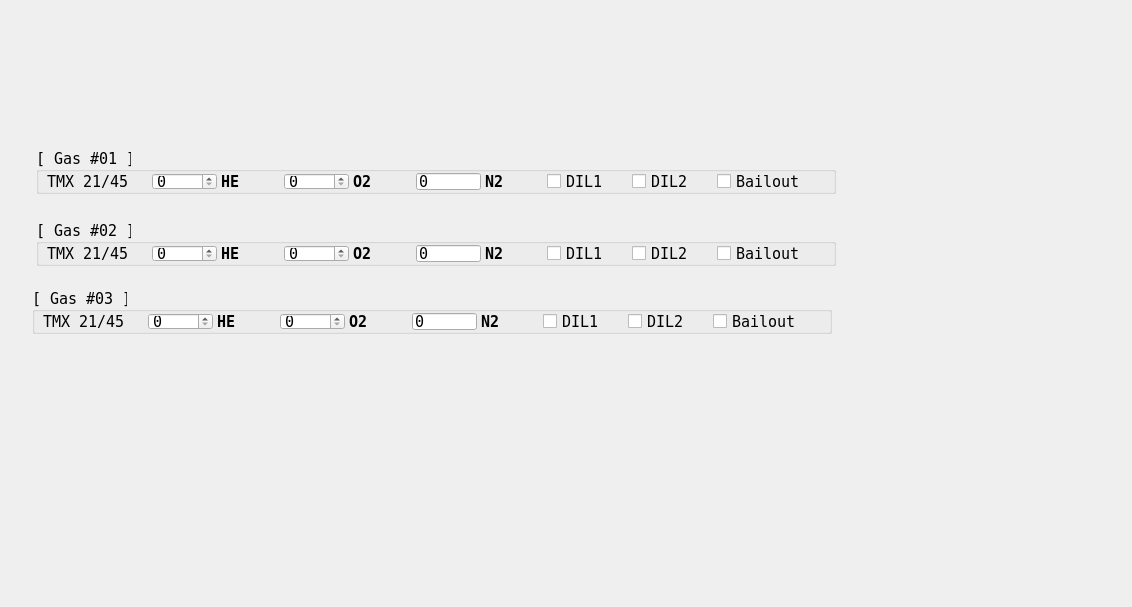
<?xml version="1.0" encoding="UTF-8"?>
<ui version="4.0">
 <class>GasForm</class>
 <widget class="QWidget" name="GasForm">
  <property name="geometry">
   <rect>
    <x>0</x>
    <y>0</y>
    <width>1132</width>
    <height>607</height>
   </rect>
  </property>
  <property name="font">
   <font>
    <family>DejaVu Sans Mono</family>
    <pointsize>11</pointsize>
   </font>
  </property>
  <property name="windowTitle">
   <string>Form</string>
  </property>
  <property name="locale">
   <locale language="English" country="UnitedStates"/>
  </property>
  <widget class="QGroupBox" name="gas01GroupBox">
   <property name="geometry">
    <rect>
     <x>36</x>
     <y>148</y>
     <width>800</width>
     <height>46</height>
    </rect>
   </property>
   <property name="minimumSize">
    <size>
     <width>800</width>
     <height>40</height>
    </size>
   </property>
   <property name="maximumSize">
    <size>
     <width>1024</width>
     <height>48</height>
    </size>
   </property>
   <property name="title">
    <string>[ Gas #01 ]</string>
   </property>
   <property name="alignment">
    <set>Qt::AlignLeading|Qt::AlignLeft|Qt::AlignVCenter</set>
   </property>
   <property name="flat">
    <bool>false</bool>
   </property>
   <layout class="QHBoxLayout" name="horizontalLayout_7">
    <property name="spacing">
     <number>4</number>
    </property>
    <property name="leftMargin">
     <number>8</number>
    </property>
    <property name="topMargin">
     <number>1</number>
    </property>
    <property name="rightMargin">
     <number>8</number>
    </property>
    <property name="bottomMargin">
     <number>1</number>
    </property>
    <item>
     <widget class="QLabel" name="gas01NameLabel">
      <property name="minimumSize">
       <size>
        <width>80</width>
        <height>0</height>
       </size>
      </property>
      <property name="maximumSize">
       <size>
        <width>120</width>
        <height>16777215</height>
       </size>
      </property>
      <property name="text">
       <string>TMX 21/45</string>
      </property>
      <property name="textFormat">
       <enum>Qt::PlainText</enum>
      </property>
      <property name="alignment">
       <set>Qt::AlignLeading|Qt::AlignLeft|Qt::AlignVCenter</set>
      </property>
     </widget>
    </item>
    <item>
     <spacer name="gas01horizontalSpacer03">
      <property name="orientation">
       <enum>Qt::Horizontal</enum>
      </property>
      <property name="sizeHint" stdset="0">
       <size>
        <width>12</width>
        <height>20</height>
       </size>
      </property>
     </spacer>
    </item>
    <item>
     <widget class="QSpinBox" name="gas01HESpinBox">
      <property name="minimumSize">
       <size>
        <width>65</width>
        <height>0</height>
       </size>
      </property>
      <property name="maximumSize">
       <size>
        <width>80</width>
        <height>16777215</height>
       </size>
      </property>
     </widget>
    </item>
    <item>
     <widget class="QLabel" name="gas01HELabel">
      <property name="minimumSize">
       <size>
        <width>40</width>
        <height>0</height>
       </size>
      </property>
      <property name="maximumSize">
       <size>
        <width>45</width>
        <height>16777215</height>
       </size>
      </property>
      <property name="font">
       <font>
        <weight>75</weight>
        <bold>true</bold>
       </font>
      </property>
      <property name="text">
       <string>HE</string>
      </property>
     </widget>
    </item>
    <item>
     <spacer name="gas01horizontalSpacer04">
      <property name="orientation">
       <enum>Qt::Horizontal</enum>
      </property>
      <property name="sizeHint" stdset="0">
       <size>
        <width>12</width>
        <height>20</height>
       </size>
      </property>
     </spacer>
    </item>
    <item>
     <widget class="QSpinBox" name="gas01O2spinBox">
      <property name="minimumSize">
       <size>
        <width>65</width>
        <height>0</height>
       </size>
      </property>
      <property name="maximumSize">
       <size>
        <width>80</width>
        <height>16777215</height>
       </size>
      </property>
     </widget>
    </item>
    <item>
     <widget class="QLabel" name="gas01O2Label">
      <property name="minimumSize">
       <size>
        <width>40</width>
        <height>0</height>
       </size>
      </property>
      <property name="maximumSize">
       <size>
        <width>45</width>
        <height>16777215</height>
       </size>
      </property>
      <property name="font">
       <font>
        <weight>75</weight>
        <bold>true</bold>
       </font>
      </property>
      <property name="text">
       <string>O2</string>
      </property>
     </widget>
    </item>
    <item>
     <spacer name="gas01horizontalSpacer05">
      <property name="orientation">
       <enum>Qt::Horizontal</enum>
      </property>
      <property name="sizeHint" stdset="0">
       <size>
        <width>12</width>
        <height>20</height>
       </size>
      </property>
     </spacer>
    </item>
    <item>
     <widget class="QLineEdit" name="gas01N2LineEdit">
      <property name="minimumSize">
       <size>
        <width>50</width>
        <height>0</height>
       </size>
      </property>
      <property name="maximumSize">
       <size>
        <width>65</width>
        <height>16777215</height>
       </size>
      </property>
      <property name="cursor">
       <cursorShape>ArrowCursor</cursorShape>
      </property>
      <property name="text">
       <string>0</string>
      </property>
      <property name="maxLength">
       <number>2</number>
      </property>
      <property name="readOnly">
       <bool>true</bool>
      </property>
     </widget>
    </item>
    <item>
     <widget class="QLabel" name="gas01N2Label">
      <property name="minimumSize">
       <size>
        <width>40</width>
        <height>0</height>
       </size>
      </property>
      <property name="maximumSize">
       <size>
        <width>45</width>
        <height>16777215</height>
       </size>
      </property>
      <property name="font">
       <font>
        <weight>75</weight>
        <bold>true</bold>
       </font>
      </property>
      <property name="text">
       <string>N2</string>
      </property>
     </widget>
    </item>
    <item>
     <spacer name="gas01horizontalSpacer06">
      <property name="orientation">
       <enum>Qt::Horizontal</enum>
      </property>
      <property name="sizeHint" stdset="0">
       <size>
        <width>18</width>
        <height>20</height>
       </size>
      </property>
     </spacer>
    </item>
    <item>
     <widget class="QCheckBox" name="gas01dil01CheckBox">
      <property name="text">
       <string>DIL1</string>
      </property>
     </widget>
    </item>
    <item>
     <spacer name="gas01horizontalSpacer01">
      <property name="orientation">
       <enum>Qt::Horizontal</enum>
      </property>
      <property name="sizeHint" stdset="0">
       <size>
        <width>8</width>
        <height>20</height>
       </size>
      </property>
     </spacer>
    </item>
    <item>
     <widget class="QCheckBox" name="gas01dil02CheckBox">
      <property name="text">
       <string>DIL2</string>
      </property>
     </widget>
    </item>
    <item>
     <spacer name="gas01horizontalSpacer02">
      <property name="orientation">
       <enum>Qt::Horizontal</enum>
      </property>
      <property name="sizeHint" stdset="0">
       <size>
        <width>8</width>
        <height>20</height>
       </size>
      </property>
     </spacer>
    </item>
    <item>
     <widget class="QCheckBox" name="gas01bailpoutCheckBox">
      <property name="text">
       <string>Bailout</string>
      </property>
     </widget>
    </item>
    <item>
     <spacer name="gas01horizontalSpacer07">
      <property name="orientation">
       <enum>Qt::Horizontal</enum>
      </property>
      <property name="sizeType">
       <enum>QSizePolicy::Expanding</enum>
      </property>
      <property name="sizeHint" stdset="0">
       <size>
        <width>4</width>
        <height>20</height>
       </size>
      </property>
     </spacer>
    </item>
   </layout>
  </widget>
  <widget class="QGroupBox" name="gas02GroupBox">
   <property name="geometry">
    <rect>
     <x>36</x>
     <y>220</y>
     <width>800</width>
     <height>46</height>
    </rect>
   </property>
   <property name="minimumSize">
    <size>
     <width>800</width>
     <height>40</height>
    </size>
   </property>
   <property name="maximumSize">
    <size>
     <width>1024</width>
     <height>48</height>
    </size>
   </property>
   <property name="title">
    <string>[ Gas #02 ]</string>
   </property>
   <property name="alignment">
    <set>Qt::AlignLeading|Qt::AlignLeft|Qt::AlignVCenter</set>
   </property>
   <property name="flat">
    <bool>false</bool>
   </property>
   <layout class="QHBoxLayout" name="horizontalLayout_8">
    <property name="spacing">
     <number>4</number>
    </property>
    <property name="leftMargin">
     <number>8</number>
    </property>
    <property name="topMargin">
     <number>1</number>
    </property>
    <property name="rightMargin">
     <number>8</number>
    </property>
    <property name="bottomMargin">
     <number>1</number>
    </property>
    <item>
     <widget class="QLabel" name="gas02NameLabel">
      <property name="minimumSize">
       <size>
        <width>80</width>
        <height>0</height>
       </size>
      </property>
      <property name="maximumSize">
       <size>
        <width>120</width>
        <height>16777215</height>
       </size>
      </property>
      <property name="text">
       <string>TMX 21/45</string>
      </property>
      <property name="textFormat">
       <enum>Qt::PlainText</enum>
      </property>
      <property name="alignment">
       <set>Qt::AlignLeading|Qt::AlignLeft|Qt::AlignVCenter</set>
      </property>
     </widget>
    </item>
    <item>
     <spacer name="gas02horizontalSpacer01">
      <property name="orientation">
       <enum>Qt::Horizontal</enum>
      </property>
      <property name="sizeHint" stdset="0">
       <size>
        <width>12</width>
        <height>20</height>
       </size>
      </property>
     </spacer>
    </item>
    <item>
     <widget class="QSpinBox" name="gas021HESpinBox">
      <property name="minimumSize">
       <size>
        <width>65</width>
        <height>0</height>
       </size>
      </property>
      <property name="maximumSize">
       <size>
        <width>80</width>
        <height>16777215</height>
       </size>
      </property>
     </widget>
    </item>
    <item>
     <widget class="QLabel" name="gas02HELabel">
      <property name="minimumSize">
       <size>
        <width>40</width>
        <height>0</height>
       </size>
      </property>
      <property name="maximumSize">
       <size>
        <width>45</width>
        <height>16777215</height>
       </size>
      </property>
      <property name="font">
       <font>
        <weight>75</weight>
        <bold>true</bold>
       </font>
      </property>
      <property name="text">
       <string>HE</string>
      </property>
     </widget>
    </item>
    <item>
     <spacer name="gas02horizontalSpacer02">
      <property name="orientation">
       <enum>Qt::Horizontal</enum>
      </property>
      <property name="sizeHint" stdset="0">
       <size>
        <width>12</width>
        <height>20</height>
       </size>
      </property>
     </spacer>
    </item>
    <item>
     <widget class="QSpinBox" name="gas02O2spinBox">
      <property name="minimumSize">
       <size>
        <width>65</width>
        <height>0</height>
       </size>
      </property>
      <property name="maximumSize">
       <size>
        <width>80</width>
        <height>16777215</height>
       </size>
      </property>
     </widget>
    </item>
    <item>
     <widget class="QLabel" name="gas02O2Label">
      <property name="minimumSize">
       <size>
        <width>40</width>
        <height>0</height>
       </size>
      </property>
      <property name="maximumSize">
       <size>
        <width>45</width>
        <height>16777215</height>
       </size>
      </property>
      <property name="font">
       <font>
        <weight>75</weight>
        <bold>true</bold>
       </font>
      </property>
      <property name="text">
       <string>O2</string>
      </property>
     </widget>
    </item>
    <item>
     <spacer name="gas02horizontalSpacer03">
      <property name="orientation">
       <enum>Qt::Horizontal</enum>
      </property>
      <property name="sizeHint" stdset="0">
       <size>
        <width>12</width>
        <height>20</height>
       </size>
      </property>
     </spacer>
    </item>
    <item>
     <widget class="QLineEdit" name="gas02N2LineEdit">
      <property name="minimumSize">
       <size>
        <width>50</width>
        <height>0</height>
       </size>
      </property>
      <property name="maximumSize">
       <size>
        <width>65</width>
        <height>16777215</height>
       </size>
      </property>
      <property name="cursor">
       <cursorShape>ArrowCursor</cursorShape>
      </property>
      <property name="text">
       <string>0</string>
      </property>
      <property name="maxLength">
       <number>2</number>
      </property>
      <property name="readOnly">
       <bool>true</bool>
      </property>
     </widget>
    </item>
    <item>
     <widget class="QLabel" name="gas02N2Label">
      <property name="minimumSize">
       <size>
        <width>40</width>
        <height>0</height>
       </size>
      </property>
      <property name="maximumSize">
       <size>
        <width>45</width>
        <height>16777215</height>
       </size>
      </property>
      <property name="font">
       <font>
        <weight>75</weight>
        <bold>true</bold>
       </font>
      </property>
      <property name="text">
       <string>N2</string>
      </property>
     </widget>
    </item>
    <item>
     <spacer name="gas02horizontalSpacer04">
      <property name="orientation">
       <enum>Qt::Horizontal</enum>
      </property>
      <property name="sizeHint" stdset="0">
       <size>
        <width>18</width>
        <height>20</height>
       </size>
      </property>
     </spacer>
    </item>
    <item>
     <widget class="QCheckBox" name="gas02dil01CheckBox">
      <property name="text">
       <string>DIL1</string>
      </property>
     </widget>
    </item>
    <item>
     <spacer name="gas02horizontalSpacer05">
      <property name="orientation">
       <enum>Qt::Horizontal</enum>
      </property>
      <property name="sizeHint" stdset="0">
       <size>
        <width>8</width>
        <height>20</height>
       </size>
      </property>
     </spacer>
    </item>
    <item>
     <widget class="QCheckBox" name="gas02dil02CheckBox">
      <property name="text">
       <string>DIL2</string>
      </property>
     </widget>
    </item>
    <item>
     <spacer name="gas02horizontalSpacer06">
      <property name="orientation">
       <enum>Qt::Horizontal</enum>
      </property>
      <property name="sizeHint" stdset="0">
       <size>
        <width>8</width>
        <height>20</height>
       </size>
      </property>
     </spacer>
    </item>
    <item>
     <widget class="QCheckBox" name="gas02bailpoutCheckBox">
      <property name="text">
       <string>Bailout</string>
      </property>
     </widget>
    </item>
    <item>
     <spacer name="gas02horizontalSpacer07">
      <property name="orientation">
       <enum>Qt::Horizontal</enum>
      </property>
      <property name="sizeType">
       <enum>QSizePolicy::Expanding</enum>
      </property>
      <property name="sizeHint" stdset="0">
       <size>
        <width>4</width>
        <height>20</height>
       </size>
      </property>
     </spacer>
    </item>
   </layout>
  </widget>
  <widget class="QGroupBox" name="gas03GroupBox">
   <property name="geometry">
    <rect>
     <x>32</x>
     <y>288</y>
     <width>800</width>
     <height>46</height>
    </rect>
   </property>
   <property name="minimumSize">
    <size>
     <width>800</width>
     <height>40</height>
    </size>
   </property>
   <property name="maximumSize">
    <size>
     <width>1024</width>
     <height>48</height>
    </size>
   </property>
   <property name="title">
    <string>[ Gas #03 ]</string>
   </property>
   <property name="alignment">
    <set>Qt::AlignLeading|Qt::AlignLeft|Qt::AlignVCenter</set>
   </property>
   <property name="flat">
    <bool>false</bool>
   </property>
   <layout class="QHBoxLayout" name="horizontalLayout_9">
    <property name="spacing">
     <number>4</number>
    </property>
    <property name="leftMargin">
     <number>8</number>
    </property>
    <property name="topMargin">
     <number>1</number>
    </property>
    <property name="rightMargin">
     <number>8</number>
    </property>
    <property name="bottomMargin">
     <number>1</number>
    </property>
    <item>
     <widget class="QLabel" name="gas03NameLabel">
      <property name="minimumSize">
       <size>
        <width>80</width>
        <height>0</height>
       </size>
      </property>
      <property name="maximumSize">
       <size>
        <width>120</width>
        <height>16777215</height>
       </size>
      </property>
      <property name="text">
       <string>TMX 21/45</string>
      </property>
      <property name="textFormat">
       <enum>Qt::PlainText</enum>
      </property>
      <property name="alignment">
       <set>Qt::AlignLeading|Qt::AlignLeft|Qt::AlignVCenter</set>
      </property>
     </widget>
    </item>
    <item>
     <spacer name="gas03horizontalSpacer01">
      <property name="orientation">
       <enum>Qt::Horizontal</enum>
      </property>
      <property name="sizeHint" stdset="0">
       <size>
        <width>12</width>
        <height>20</height>
       </size>
      </property>
     </spacer>
    </item>
    <item>
     <widget class="QSpinBox" name="gas031HESpinBox">
      <property name="minimumSize">
       <size>
        <width>65</width>
        <height>0</height>
       </size>
      </property>
      <property name="maximumSize">
       <size>
        <width>80</width>
        <height>16777215</height>
       </size>
      </property>
     </widget>
    </item>
    <item>
     <widget class="QLabel" name="gas03HELabel">
      <property name="minimumSize">
       <size>
        <width>40</width>
        <height>0</height>
       </size>
      </property>
      <property name="maximumSize">
       <size>
        <width>45</width>
        <height>16777215</height>
       </size>
      </property>
      <property name="font">
       <font>
        <weight>75</weight>
        <bold>true</bold>
       </font>
      </property>
      <property name="text">
       <string>HE</string>
      </property>
     </widget>
    </item>
    <item>
     <spacer name="gas03horizontalSpacer02">
      <property name="orientation">
       <enum>Qt::Horizontal</enum>
      </property>
      <property name="sizeHint" stdset="0">
       <size>
        <width>12</width>
        <height>20</height>
       </size>
      </property>
     </spacer>
    </item>
    <item>
     <widget class="QSpinBox" name="gas03O2spinBox">
      <property name="minimumSize">
       <size>
        <width>65</width>
        <height>0</height>
       </size>
      </property>
      <property name="maximumSize">
       <size>
        <width>80</width>
        <height>16777215</height>
       </size>
      </property>
     </widget>
    </item>
    <item>
     <widget class="QLabel" name="gas03O2Label">
      <property name="minimumSize">
       <size>
        <width>40</width>
        <height>0</height>
       </size>
      </property>
      <property name="maximumSize">
       <size>
        <width>45</width>
        <height>16777215</height>
       </size>
      </property>
      <property name="font">
       <font>
        <weight>75</weight>
        <bold>true</bold>
       </font>
      </property>
      <property name="text">
       <string>O2</string>
      </property>
     </widget>
    </item>
    <item>
     <spacer name="gas03horizontalSpacer03">
      <property name="orientation">
       <enum>Qt::Horizontal</enum>
      </property>
      <property name="sizeHint" stdset="0">
       <size>
        <width>12</width>
        <height>20</height>
       </size>
      </property>
     </spacer>
    </item>
    <item>
     <widget class="QLineEdit" name="gas03N2LineEdit">
      <property name="minimumSize">
       <size>
        <width>50</width>
        <height>0</height>
       </size>
      </property>
      <property name="maximumSize">
       <size>
        <width>65</width>
        <height>16777215</height>
       </size>
      </property>
      <property name="cursor">
       <cursorShape>ArrowCursor</cursorShape>
      </property>
      <property name="text">
       <string>0</string>
      </property>
      <property name="maxLength">
       <number>2</number>
      </property>
      <property name="readOnly">
       <bool>true</bool>
      </property>
     </widget>
    </item>
    <item>
     <widget class="QLabel" name="gas03N2Label">
      <property name="minimumSize">
       <size>
        <width>40</width>
        <height>0</height>
       </size>
      </property>
      <property name="maximumSize">
       <size>
        <width>45</width>
        <height>16777215</height>
       </size>
      </property>
      <property name="font">
       <font>
        <weight>75</weight>
        <bold>true</bold>
       </font>
      </property>
      <property name="text">
       <string>N2</string>
      </property>
     </widget>
    </item>
    <item>
     <spacer name="gas03horizontalSpacer04">
      <property name="orientation">
       <enum>Qt::Horizontal</enum>
      </property>
      <property name="sizeHint" stdset="0">
       <size>
        <width>18</width>
        <height>20</height>
       </size>
      </property>
     </spacer>
    </item>
    <item>
     <widget class="QCheckBox" name="gas03dil01CheckBox">
      <property name="text">
       <string>DIL1</string>
      </property>
     </widget>
    </item>
    <item>
     <spacer name="gas03horizontalSpacer05">
      <property name="orientation">
       <enum>Qt::Horizontal</enum>
      </property>
      <property name="sizeHint" stdset="0">
       <size>
        <width>8</width>
        <height>20</height>
       </size>
      </property>
     </spacer>
    </item>
    <item>
     <widget class="QCheckBox" name="gas03dil02CheckBox">
      <property name="text">
       <string>DIL2</string>
      </property>
     </widget>
    </item>
    <item>
     <spacer name="gas03horizontalSpacer06">
      <property name="orientation">
       <enum>Qt::Horizontal</enum>
      </property>
      <property name="sizeHint" stdset="0">
       <size>
        <width>8</width>
        <height>20</height>
       </size>
      </property>
     </spacer>
    </item>
    <item>
     <widget class="QCheckBox" name="gas03bailpoutCheckBox">
      <property name="text">
       <string>Bailout</string>
      </property>
     </widget>
    </item>
    <item>
     <spacer name="gas03horizontalSpacer07_2">
      <property name="orientation">
       <enum>Qt::Horizontal</enum>
      </property>
      <property name="sizeType">
       <enum>QSizePolicy::Expanding</enum>
      </property>
      <property name="sizeHint" stdset="0">
       <size>
        <width>4</width>
        <height>20</height>
       </size>
      </property>
     </spacer>
    </item>
   </layout>
  </widget>
 </widget>
 <resources/>
 <connections/>
</ui>
